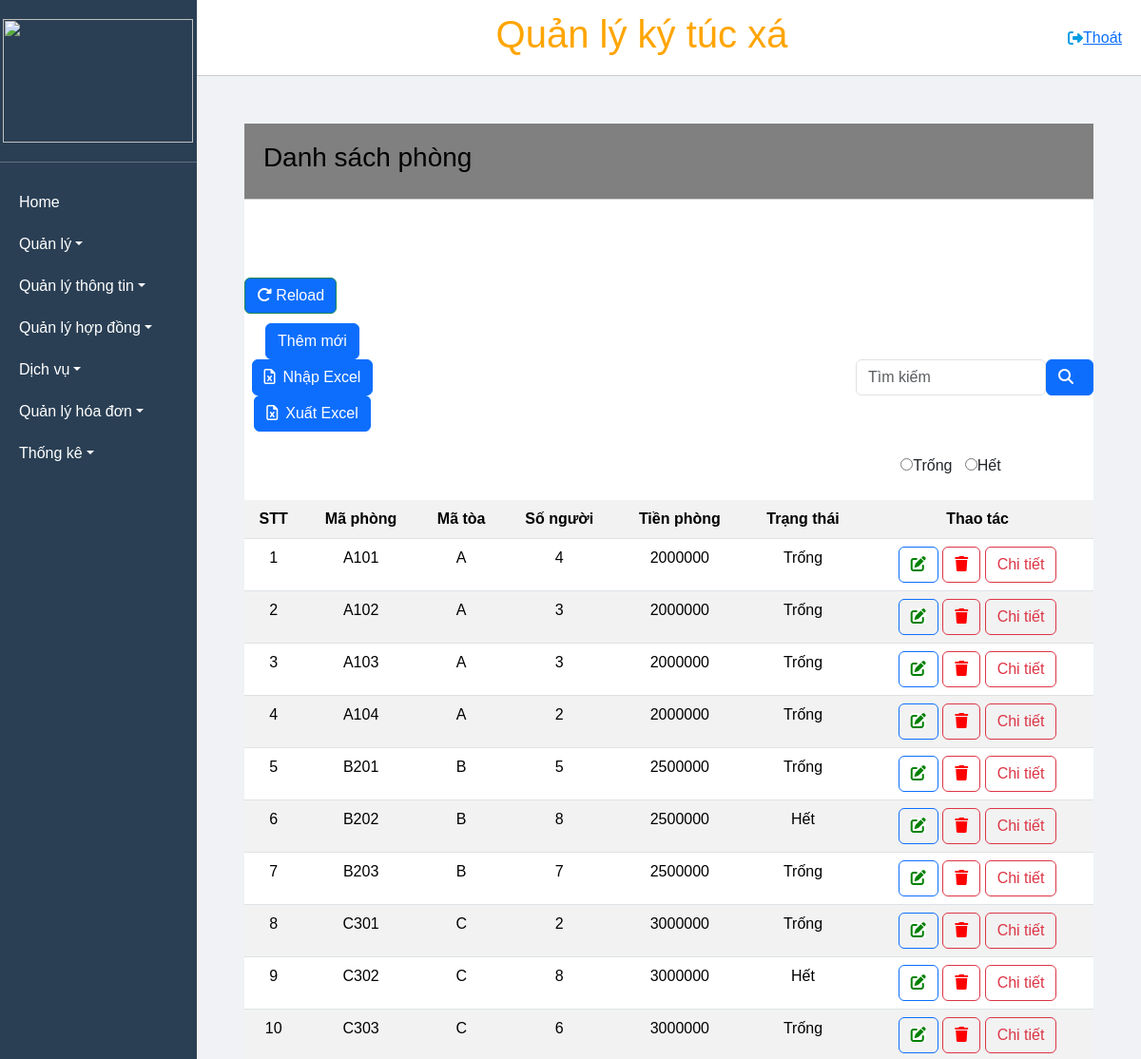
The page /DanhsachPhong_c on the database its author committed.
### tables this page shows
CREATE TABLE `phong` (
  `maPhong` varchar(50) NOT NULL,
  `maToa` varchar(50) NOT NULL,
  `soNguoi` int(50) NOT NULL,
  `tienPhong` int(50) NOT NULL,
  `trangThai` varchar(50) NOT NULL,
  `maNhomSinhVien` varchar(50) NOT NULL,
  `maHopDong` varchar(50) NOT NULL
);

### MVC/Core/controller.php (called while the page is built, shortened)
<?php
class controller
{
    public function model($model)
    {
        return new $model;
    }
    public function view($view, $data = [])
    {
        require_once './MVC/Views/' . $view . '.php';
    }
}

### MVC/Controllers/DanhsachPhong_c.php (called while the page is built, shortened)
<?php
class DanhsachPhong_c extends controller
{
    private $ds;
    function __construct()
    {
        $this->ds = $this->model('Phong_m');
    }
    function Get_data()
    {
        $update = $this->ds->update_ctphong();
        $dulieu = $this->ds->all();
        $ma = $this->ds->toa_All();
        $ma1 = $this->ds->toa_All();
        $this->view('Masterlayout', [
            'page' => 'DanhsachPhong_v',
            'update' => $update,
            'dulieu' => $dulieu,
            'ma' => $ma,
            'ma1' => $ma1
        ]);
    }
}
?>

### MVC/Core/app.php (called while the page is built, shortened)
<?php
class app
{
    protected $action = 'Get_data';
    function __construct()
    {
        $arr = $this->processURL();
        if ($arr != null) {
            if (file_exists('./MVC/Controllers/' . $arr[0] . '.php')) {
                unset($arr[0]);
            }
        }
        $this->controller = new $this->controller;
        $this->param = $arr ? array_values($arr) : [];
        call_user_func_array([$this->controller, $this->action], $this->param);
    }
    function processURL()
    {
        if (isset($_GET['url'])) {
            return explode('/', filter_var(trim($_GET['url']), FILTER_DEFAULT));
        }
    }
}

### index.php (called while the page is built, shortened)
<?php
$app = new app();
?>

### MVC/Core/connectDB.php (called while the page is built, shortened)
<?php
class connectDB
{
    protected $serverName = "localhost";
    protected $userName = "root";
    protected $pwd = "";
    protected $dbName = "qlktx";
    function __construct()
    {
        $this->conn = mysqli_connect($this->serverName, $this->userName, $this->pwd, $this->dbName);
    }
}

### MVC/Models/Phong_m.php (called while the page is built, shortened)
<?php
class Phong_m extends connectDB{
    public function all(){
        $sql="SELECT * From phong";
        return mysqli_query($this->conn,$sql);
    }
}
?>

### MVC/Views/Pages/DanhsachPhong_v.php (the view, shortened to what this page needs)
<!DOCTYPE html>
<html lang="en">
<head>
</head>
<body>
        <form method="post" action="http://localhost/QuanLyKyTucXa_new/DanhsachPhong_c/timkiem" enctype="multipart/form-data">
            <div class="main">
        <div class="header">
            <h3>Danh sách phòng</h3>
        </div>
                <br>
                <br>
                <br>
            <div>
                <table style=" text-align:center">
                    <tr >
                        <td>
                            <button type="button" class="btn btn-primary" data-bs-toggle="modal" data-bs-target="#addServiceModal">Thêm mới </button>
                            <button type="button" class="btn btn-primary" data-bs-toggle="modal" data-bs-target="#modalExcel" id="btnNhapExcel"><i class="fa-regular fa-file-excel">&nbsp;&nbsp;</i>Nhập Excel</button>
                            <button type="submit" class="btn btn-primary" name="btnXuat"><i class="fa-regular fa-file-excel">&nbsp;&nbsp;</i>Xuất Excel</button>
                        </td>
                        <td class="td2"  style="width:700px;padding-left: 500px;" >
                            <input type="text" class="form-control dd2" name="txtTimkiem" value=""placeholder="Tìm kiếm ">
                        </td>
                        <td>
                            <button type="submit" class="btn btn-primary" name="btnTimkiem" id="btnTimkiem"><i class="fa-solid fa-magnifying-glass">&nbsp;&nbsp;</i></button>
                        </td>
                        <div><a href="http://localhost/QuanLyKyTucXa_new//DanhsachPhong_c/" style="margin: 10px 0px; background-color: #0d6efd;" class="btn btn-success" name="btnReLoad"><i class="fa-solid fa-rotate-right"></i> Reload</a></div>
                    </tr>
                    <tr>
                        <td></td>
                        <td colspan="2" style="padding-left: 450px; text-align:center">
                            <br>
                            <input type="radio" name="txtTimkiem2" id="" value="Trống" >Trống &nbsp;
                            <input type="radio" name="txtTimkiem2" id="" value="Hết" >Hết
                        </td>
                    </tr>
                </table>
            </div>
         <br>
        <div>
        <table class="table table-striped" style="text-align:center " >
                <tr style="background:ccc">
                    <th>STT</th>
                    <th>Mã phòng</th>
                    <th>Mã tòa</th>
                    <th>Số người</th>
                    <th>Tiền phòng</th>
                    <th>Trạng thái</th>
                    <th>Thao tác</th>
                </tr>
                <?php
                if (isset($data['dulieu']) && mysqli_num_rows($data['dulieu']) > 0) {
                    $i = 0;
                    while ($row = mysqli_fetch_assoc($data['dulieu'])) {
                        ?>
                    <tr >
                         <td><?php echo (++$i) ?></td>
                        <td><?php echo $row['maPhong'] ?></td>
                         <td><?php echo $row['maToa'] ?></td>
                        <td><?php echo $row['soNguoi'] ?></td>
                         <td><?php echo $row['tienPhong'] ?></td>
                         <td><?php echo $row['trangThai'] ?></td>
                         <td>
                         <button onclick="updateDataP('<?php echo htmlspecialchars(json_encode($row)) ?>')" type="button" class="btn btn-outline-primary" data-bs-toggle="modal" data-bs-target="#editServiceModal"><i style="color: green; background: white;" class="fa-solid fa-pen-to-square"></i></button>
                         <a onclick="return confirm('Bạn có muốn xóa phòng này không?');" href="http://localhost/QuanLyKyTucXa_new/DanhsachPhong_c/xoa/<?php echo $row['maPhong'] ?>" class="btn btn-outline-danger"><i style="color: red;" class="fa-solid fa-trash"></i></a>
                         <a href="http://localhost/QuanLyKyTucXa_new/DanhsachPhong_c/lien_ket/<?php echo $row['maHopDong'] ?>" class="btn btn-outline-danger"><i style="color: red;" ></i>Chi tiết</a>
                        </td>
                     </tr>
                         <?php
                    }
                }
                ?>
        </table>
        </div>
</body>
</html>

### MVC/Views/MasterLayout.php (shortened to what this page needs)
<!DOCTYPE html>
<html lang="en">
<head>
    <link href="https://cdn.jsdelivr.net/npm/bootstrap@5.3.3/dist/css/bootstrap.min.css" rel="stylesheet">
    <link rel="stylesheet" href="http://localhost/QuanLyKyTucXa_new/Public/CSS/style.css?v=<?php echo time(); ?>">
    <link rel="stylesheet" href="http://localhost/QuanLyKyTucXa_new/Public/CSS/master.css?v=<?php echo time(); ?>">
    <link rel="stylesheet" href="http://localhost/QuanLyKyTucXa_new/Public/CSS/style.css?v= <?php echo time() ?>">
    <link rel="stylesheet" href="http://localhost/QuanLyKyTucXa_new/Public/CSS/l1.css">
</head>
<body>
    <div class="d-flex">
        <aside class="sidebar">
            <div class="sidebar-header">
                <img style="width:200px; height: 130px" src="https://utt.edu.vn/home/images/stories/logo-utt-border.png" alt="">
            </div>
            <hr >
            <ul class="menu list-unstyled">
                <li>
                    <a href="http://localhost/QuanLyKyTucXa_new/Home"  aria-expanded="false" >Home</a>
                </li>
                <li>
                    <a href="#formsSubmenu" data-bs-toggle="collapse" aria-expanded="false" class="dropdown-toggle">Quản lý</a>
                </li>
                <li>
                    <a href="#uiElementsSubmenu" data-bs-toggle="collapse" aria-expanded="false" class="dropdown-toggle">Quản lý thông tin</a>
                </li>
                <li>
                    <a href="#tablesSubmenu" data-bs-toggle="collapse" aria-expanded="false" class="dropdown-toggle"> Quản lý hợp đồng</a>
                </li>
                <li>
                    <a href="#dataPresentationSubmenu" data-bs-toggle="collapse" aria-expanded="false" class="dropdown-toggle">Dịch vụ</a>
                </li>
                <li>
                    <a href="#invoiceSubmenu" data-bs-toggle="collapse" aria-expanded="false" class="dropdown-toggle">Quản lý hóa đơn</a>
                </li>
                <li>
                    <a href="#layoutsSubmenu" data-bs-toggle="collapse" aria-expanded="false" class="dropdown-toggle">Thống kê</a>
                </li>
            </ul>
        </aside>
        <main class="main-content flex-grow-1">
            <header class="header1">
                <h1>Quản lý ký túc xá</h1>
                <div class="out">
                <i style="color:#0A9DE2" class="fa-solid fa-right-from-bracket"></i>
                <a  href="http://localhost/QuanLyKyTucXa_new/DangNhap"></i>Thoát</a>
                </div>
            </header>
            <section id="content-right1">
                <?php
                include_once './MVC/Views/Pages/' . $data['page'] . '.php';
                ?>
            </section>
        </main>
    </div>
</body>
</html>

### Public/CSS/style.css (style rules this page uses)
* { padding: 0; margin: 0; box-sizing: border-box; }
.header { display: flex; align-items: center; justify-content:space-between ; padding: 20px; }
.main { height: 700px; background-color: #fff; border-radius: 20px; margin: 50px 50px 50px 50px ; }
body { background-color: #F0F2F5; }

### Public/CSS/master.css (style rules this page uses)
* { margin: 0; padding: 0; box-sizing: border-box; font-family: Arial, sans-serif; }
html, body { height: 100%; overflow: hidden; }
.d-flex { height: 100%; }
.sidebar { width: 250px; background-color: #2A3F54; color: #fff; display: flex; flex-direction: column; height: 100%; overflow-y: auto; }
.sidebar-header { background-color: #2A3F54; text-align: center; padding: 20px 0px; }
.menu { padding: 0; margin-top: 20px; flex-grow: 1; }
.menu li { list-style: none; }
.menu li a { color: #fff; text-decoration: none; display: block; width: 100%; padding: 10px 20px; transition: background-color 0.3s ease, box-shadow 0.3s ease; }
.main-content { display: flex; flex-direction: column; width: 100%; overflow-y: auto; }
.header1 { background-color: white; padding: 10px 20px; border-bottom: 1px solid #ccc; height: 80px; display: flex; justify-content: space-between; align-items: center; color: orange; }
.header { background-color: grey; padding: 10px 20px; border-bottom: 1px solid #ccc; height: 80px; display: flex; justify-content: space-between; align-items: center; color: black; }
hr { margin: 0; }
.out { display: flex; justify-content: center; align-items: center; }

### rows shown on the page
phong: maPhong "A101", maToa "A", soNguoi "4", tienPhong "2000000", trangThai "Trống"
phong: maPhong "A102", maToa "A", soNguoi "3", tienPhong "2000000", trangThai "Trống"
phong: maPhong "A103", maToa "A", soNguoi "3", tienPhong "2000000", trangThai "Trống"
phong: maPhong "A104", maToa "A", soNguoi "2", tienPhong "2000000", trangThai "Trống"
phong: maPhong "B201", maToa "B", soNguoi "5", tienPhong "2500000", trangThai "Trống"
phong: maPhong "B202", maToa "B", soNguoi "8", tienPhong "2500000", trangThai "Hết"
phong: maPhong "B203", maToa "B", soNguoi "7", tienPhong "2500000", trangThai "Trống"
phong: maPhong "C301", maToa "C", soNguoi "2", tienPhong "3000000", trangThai "Trống"
phong: maPhong "C302", maToa "C", soNguoi "8", tienPhong "3000000", trangThai "Hết"
phong: maPhong "C303", maToa "C", soNguoi "6", tienPhong "3000000", trangThai "Trống"
